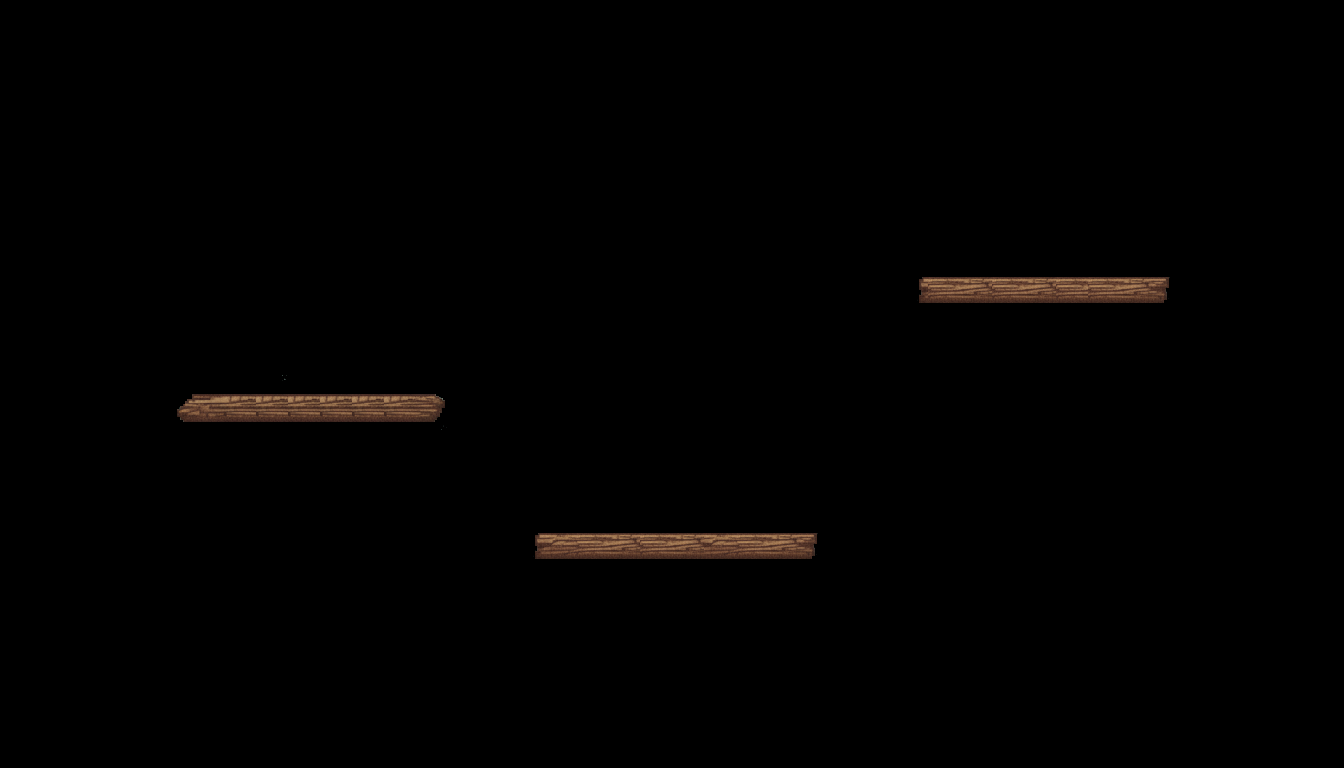

A level layout from a 2D game, rendered from its tile map. Below: a short description, then the map file with its tile-grid data intact:
An orthogonal 42x24 tile map with 32x32 px tiles, 1 tile layer (Camada de Blocos 1).

<map version="1.10" tiledversion="1.11.2" orientation="orthogonal" renderorder="right-down" width="42" height="24" tilewidth="32" tileheight="32" infinite="0" nextlayerid="3" nextobjectid="1">
 <tileset firstgid="1" source="TilesetPraia.tsx" />
 <layer id="1" name="Camada de Blocos 1" width="42" height="24">
  <data encoding="csv">
0,0,0,0,0,0,0,0,0,0,0,0,0,0,0,0,0,0,0,0,0,0,0,0,0,0,0,0,0,0,0,0,0,0,0,0,0,0,0,0,0,0,
0,0,0,0,0,0,0,0,0,0,0,0,0,0,0,0,0,0,0,0,0,0,0,0,0,0,0,0,0,0,0,0,0,0,0,0,0,0,0,0,0,0,
0,0,0,0,0,0,0,0,0,0,0,0,0,0,0,0,0,0,0,0,0,0,0,0,0,0,0,0,0,0,0,0,0,0,0,0,0,0,0,0,0,0,
0,0,0,0,0,0,0,0,0,0,0,0,0,0,0,0,0,0,0,0,0,0,0,0,0,0,0,0,0,0,0,0,0,0,0,0,0,0,0,0,0,0,
0,0,0,0,0,0,0,0,0,0,0,0,0,0,0,0,0,0,0,0,0,0,0,0,0,0,0,0,0,0,0,0,0,0,0,0,0,0,0,0,0,0,
0,0,0,0,0,0,0,0,0,0,0,0,0,0,0,0,0,0,0,0,0,0,0,0,0,0,0,0,0,0,0,0,0,0,0,0,0,0,0,0,0,0,
0,0,0,0,0,0,0,0,0,0,0,0,0,0,0,0,0,0,0,0,0,0,0,0,0,0,0,0,0,0,0,0,0,0,0,0,0,0,0,0,0,0,
0,0,0,0,0,0,0,0,0,0,0,0,0,0,0,0,0,0,0,0,0,0,0,0,0,0,0,0,0,0,0,0,0,0,0,0,0,0,0,0,0,0,
0,0,0,0,0,0,0,0,0,0,0,0,0,0,0,0,0,0,0,0,0,0,0,0,0,0,0,0,342,344,345,344,345,344,344,345,346,0,0,0,0,0,
0,0,0,0,0,0,0,0,0,0,0,0,0,0,0,0,0,0,0,0,0,0,0,0,0,0,0,0,382,384,385,384,385,384,384,385,386,0,0,0,0,0,
0,0,0,0,0,0,0,0,0,0,0,0,0,0,0,0,0,0,0,0,0,0,0,0,0,0,0,0,0,0,0,0,0,0,0,0,0,0,0,0,0,0,
0,0,0,0,210,211,212,213,214,0,0,0,0,0,0,0,0,0,0,0,0,0,0,0,0,0,0,0,0,0,0,0,0,0,0,0,0,0,0,0,0,0,
0,0,0,0,250,251,252,253,253,253,253,253,253,254,0,0,0,0,0,0,0,0,0,0,0,0,0,0,0,0,0,0,0,0,0,0,0,0,0,0,0,0,
0,0,0,0,290,291,292,293,293,293,293,293,293,294,0,0,0,0,0,0,0,0,0,0,0,0,0,0,0,0,0,0,0,0,0,0,0,0,0,0,0,0,
0,0,0,0,0,0,0,0,0,0,207,207,0,0,0,0,0,0,0,0,0,0,0,0,0,0,0,0,0,0,0,0,0,0,0,0,0,0,0,0,0,0,
0,0,0,0,0,0,0,0,0,0,0,0,0,0,0,0,0,0,0,0,0,0,0,0,0,0,0,0,0,0,0,0,0,0,0,0,0,0,0,0,0,0,
0,0,0,0,0,0,0,0,0,0,0,0,0,0,0,0,342,343,344,345,344,345,343,344,345,346,0,0,0,0,0,0,0,0,0,0,0,0,0,0,0,0,
0,0,0,0,0,0,0,0,0,0,0,0,0,0,0,0,382,383,384,385,384,385,383,384,385,386,0,0,0,0,0,0,0,0,0,0,0,0,0,0,0,0,
0,0,0,0,0,0,0,0,0,0,0,0,0,0,0,0,0,0,0,0,0,0,0,0,0,0,0,0,0,0,0,0,0,0,0,0,0,0,0,0,0,0,
0,0,0,0,0,0,0,0,0,0,0,0,0,0,0,0,0,0,0,0,0,0,0,0,0,0,0,0,0,0,0,0,0,0,0,0,0,0,0,0,0,0,
0,0,0,0,0,0,0,0,0,0,0,0,0,0,0,0,0,0,0,0,0,0,0,0,0,0,0,0,0,0,0,0,0,0,0,0,0,0,0,0,0,0,
0,0,0,0,0,0,0,0,0,0,0,0,0,0,0,0,0,0,0,0,0,0,0,0,0,0,0,0,0,0,0,0,0,0,0,0,0,0,0,0,0,0,
0,0,0,0,0,0,0,0,0,0,0,0,0,0,0,0,0,0,0,0,0,0,0,0,0,0,0,0,0,0,0,0,0,0,0,0,0,0,0,0,0,0,
0,0,0,0,0,0,0,0,0,0,0,0,0,0,0,0,0,0,0,0,0,0,0,0,0,0,0,0,0,0,0,0,0,0,0,0,0,0,0,0,0,0
</data>
 </layer>
</map>
